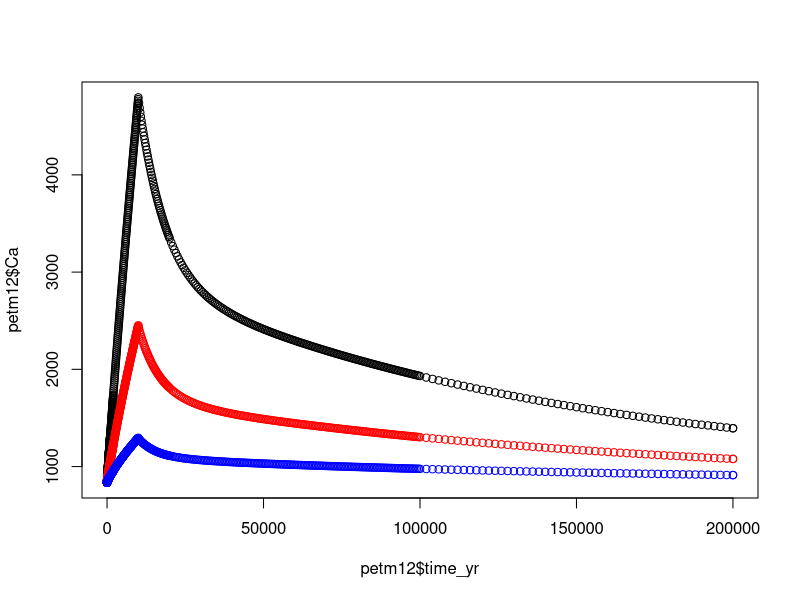

The R source for this figure: (Note: this script raises an error after producing the figure.)
####### Deep-time scaling #####

# call in modeled CO2 and Tv data
petm12 <- read.csv('petm12.csv', header = TRUE)
petm22 <- read.csv('petm22.csv', header = TRUE)
petm60 <- read.csv('petm60.csv', header = TRUE)

# add PAR values: 
petm12$PAR <- 800
petm22$PAR <- 800
petm60$PAR <- 800


# CO2 plot
plot(petm12$time_yr, petm12$Ca)
points(petm22$time_yr, petm22$Ca, col= 'red')
points(petm60$time_yr, petm60$Ca, col='blue')


open.12 <- farquhar_solver(input.df = petm12, stomata = 'open')
closed.12 <- farquhar_solver(input.df = petm12, stomata = 'closed')
open.22 <- farquhar_solver(input.df = petm22, stomata = 'open')
closed.22 <- farquhar_solver(input.df = petm22, stomata = 'closed')
open.60 <- farquhar_solver(input.df = petm60, stomata = 'open')
closed.60 <- farquhar_solver(input.df = petm60, stomata = 'closed')



plot(petm12$time_yr, closed.12$A.min, ylim=c(0, max(closed.12$A.min)))  
points(petm12$time_yr, open.12$A.min, col='blue')   #woah, we actually become light-limited in the middle of this!
points(petm22$time_yr, closed.22$A.min, col = 'blue')
points(petm60$time_yr, closed.60$A.min, col='red')



### Make plots ###

# environment
jpeg('PETM_environment.jpg', height = 4, width = 10, units = 'in', res = 200)
par(mfrow = c(1,2))

plot(petm12$time_yr, petm12$Ca, type = 'l', col = 'black', xlab = 'Time post-carbon injection (years)', ylab = 'atmospheric CO2 (ppm)', ylim = c(500,5000), main = 'Atmospheric CO2 across the PETM')
points(petm22$time_yr, petm22$Ca, type = 'l', col = 'blue')
points(petm60$time_yr, petm60$Ca, type = 'l', col = 'red')

legend('topright', legend = c('Volcano', 'Fossil fuels', 'Methane'), lty = 1, col = c('black', 'blue', 'red'), title = 'Carbon source', cex = 0.8)

plot(petm12$time_yr, petm12$temp_C, type = 'l', col = 'black', xlab = 'Time post-carbon injection (years)', ylab = 'Temperature (C)', ylim = c(20, max(petm12$temp_C)), main = 'Temperature change across the PETM')
points(petm22$time_yr, petm22$temp_C, type = 'l', col = 'blue')
points(petm60$time_yr, petm60$temp_C, type = 'l', col = 'red')

legend('topright', legend = c('Volcano', 'Fossil fuels', 'Methane'), lty = 1, col = c('black', 'blue', 'red'), title = 'Carbon source', cex = 0.8)
dev.off()

#assimilation 
jpeg('PETM_assimilation.jpg', height = 4, width = 6, units = 'in', res = 200)
plot(petm12$time_yr, closed.12$A.min, type = 'l', ylim=c(15, max(closed.12$A.min)), xlab = 'Time post-carbon injection (years)', ylab = 'Carbon Assimilation', main = 'Leaf-based Carbon assimilation changes')  #woah, we actually become light-limited in the middle of this!
#points(petm12$time_yr, open.12$A.min, col='blue')   
points(petm22$time_yr, closed.22$A.min, col = 'blue', type = 'l')
points(petm60$time_yr, closed.60$A.min, col='red', type = 'l')
legend('topright', legend = c('Volcano', 'Fossil fuels', 'Methane'), lty = 1, col = c('black', 'blue', 'red'), title = 'Carbon source', cex = 0.8)
dev.off()



